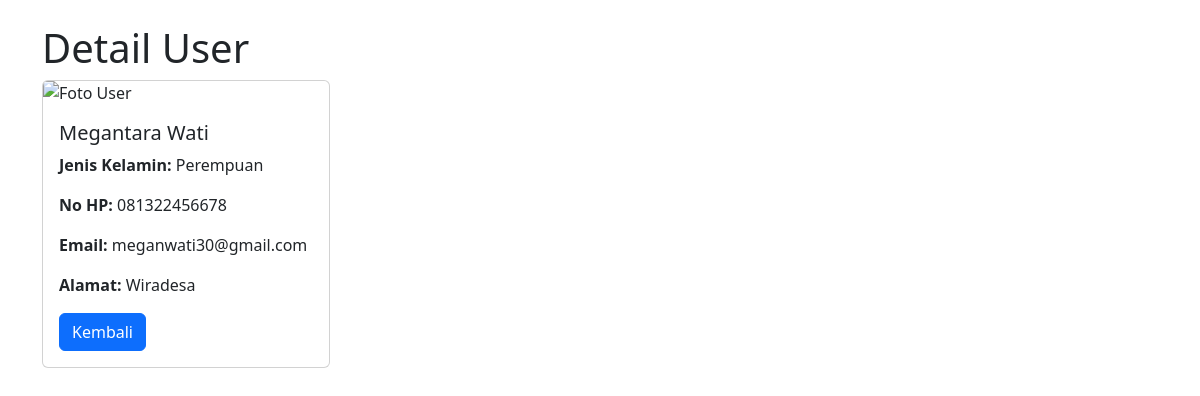
Screenshot of /detail.php?id=3 with the database file from the repository.
### tables this page shows
CREATE TABLE `tb_users` (
  `id` int(10) NOT NULL,
  `nama` varchar(255) NOT NULL,
  `alamat` varchar(255) NOT NULL,
  `nohp` char(13) NOT NULL,
  `foto` blob DEFAULT NULL,
  `jenis_kelamin` enum('Laki-laki','Perempuan') DEFAULT NULL,
  `email` varchar(255) DEFAULT NULL
);

### detail.php (the view, shortened to what this page needs)
<?php
$servername = "localhost";
$username = "root";
$password = "";
$dbname = "db_php";
$conn = new mysqli($servername, $username, $password, $dbname);
if (isset($_GET['id'])) {
    $id = $_GET['id'];
    $sql = "SELECT * FROM tb_users WHERE id = $id";
    $result = $conn->query($sql);
    if ($result->num_rows > 0) {
        $row = $result->fetch_assoc();
    } else {
        echo "Data tidak ditemukan.";
        exit;
    }
} else {
    echo "ID tidak ditemukan.";
    exit;
}
?>
<!doctype html>
<html lang="en">
<head>
    <link href="https://cdn.jsdelivr.net/npm/bootstrap@5.3.3/dist/css/bootstrap.min.css" rel="stylesheet">
</head>
<body>
<div class="container mt-4">
    <h1>Detail User</h1>
    <div class="card" style="width: 18rem;">
        <img src="detail.php?id=<?php echo $row['id']; ?>&show_image=1" class="card-img-top" alt="Foto User">
        <div class="card-body">
            <h5 class="card-title"><?php echo $row['nama']; ?></h5>
            <p class="card-text"><strong>Jenis Kelamin:</strong> <?php echo $row['jenis_kelamin']; ?></p>
            <p class="card-text"><strong>No HP:</strong> <?php echo $row['nohp']; ?></p>
            <p class="card-text"><strong>Email:</strong> <?php echo $row['email']; ?></p>
            <p class="card-text"><strong>Alamat:</strong> <?php echo $row['alamat']; ?></p>
            <a href="index.php" class="btn btn-primary">Kembali</a>
        </div>
    </div>
</div>
</body>
</html>

### rows the page displays
tb_users: nama "Megantara Wati", jenis_kelamin "Perempuan", nohp "081322456678", email "meganwati30@gmail.com", alamat "Wiradesa"
